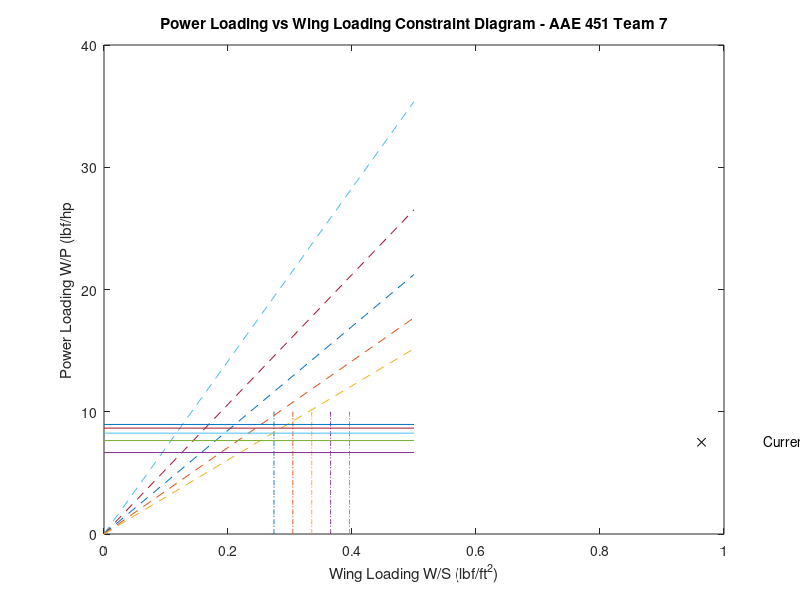

Write the MATLAB code that produced this figure. (Note: this script raises an error after producing the figure.)
% AAE 451 Team 7
% Written by Cooper LeComp and John Papas Dennerline on 2022 09 09

figure(1);

MIN_X = 0;
MAX_X = .5;
MAX_Y = 10;

v_stall = 4; % m/s (<15ft/s)
p = 1.225; % kg/m^3
cl_max = [0.9, 1, 1.1, 1.2, 1.3]; % CL max value estimate

v_cruise = 15; % m/s
max_power = 100; % W
np = 0.75; % power
cd0 = [0.015, 0.02, 0.025, 0.03, 0.035];

gamma = deg2rad(27.5);
l_d_max = [4, 6, 8, 10, 12];

g = 32.17405;

x_cd = MIN_X:0.1:MAX_X;
y_cd_a = x_cd .* ((max_power * np) / (.5 * p * 1.1 * v_cruise^3 * cd0(1))) * g;
y_cd_b = x_cd .* ((max_power * np) / (.5 * p * 1.1 * v_cruise^3 * cd0(2))) * g;
y_cd_c = x_cd .* ((max_power * np) / (.5 * p * 1.1 * v_cruise^3 * cd0(3))) * g;
y_cd_d = x_cd .* ((max_power * np) / (.5 * p * 1.1 * v_cruise^3 * cd0(4))) * g;
y_cd_e = x_cd .* ((max_power * np) / (.5 * p * 1.1 * v_cruise^3 * cd0(5))) * g;

y_ld_a = x_cd .* 0 + ((max_power * np) / (v_cruise * (1 / (0.866 * l_d_max(1)) + sin(gamma))));
y_ld_b = x_cd .* 0 + ((max_power * np) / (v_cruise * (1 / (0.866 * l_d_max(2)) + sin(gamma))));
y_ld_c = x_cd .* 0 + ((max_power * np) / (v_cruise * (1 / (0.866 * l_d_max(3)) + sin(gamma))));
y_ld_d = x_cd .* 0 + ((max_power * np) / (v_cruise * (1 / (0.866 * l_d_max(4)) + sin(gamma))));
y_ld_e = x_cd .* 0 + ((max_power * np) / (v_cruise * (1 / (0.866 * l_d_max(5)) + sin(gamma))));

y_cl = 0:0.1:MAX_Y;
x_cl_a = y_cl .* 0 + (.5 * p * v_stall^2 * cl_max(1)) / g;
x_cl_b = y_cl .* 0 + (.5 * p * v_stall^2 * cl_max(2)) / g;
x_cl_c = y_cl .* 0 + (.5 * p * v_stall^2 * cl_max(3)) / g;
x_cl_d = y_cl .* 0 + (.5 * p * v_stall^2 * cl_max(4)) / g;
x_cl_e = y_cl .* 0 + (.5 * p * v_stall^2 * cl_max(5)) / g;

plot( ...
    x_cl_a, y_cl,'-.', ...
    x_cl_b, y_cl,'-.', ...
    x_cl_c, y_cl,'-.', ...
    x_cl_d, y_cl,'-.', ...
    x_cl_e, y_cl,'-.', ...
    x_cd, y_cd_a, '--', ...
    x_cd, y_cd_b, '--', ...
    x_cd, y_cd_c, '--', ...
    x_cd, y_cd_d, '--', ...
    x_cd, y_cd_e, '--', ...
    x_cd, y_ld_a, '-', ...
    x_cd, y_ld_b, '-', ...
    x_cd, y_ld_c, '-', ...
    x_cd, y_ld_d, '-', ...
    x_cd, y_ld_e, '-');

    hold on
    weight = 8.031; % lbf
    wing_area = 8.33333; %ft^2
    motor_power = 1.07; %hp
    wing_load = weight/wing_area;
    power_load = weight/motor_power;
    plot(wing_load,power_load,'kx')
    hold on
    text(wing_load+0.1,power_load,'Current Design')

xlabel('Wing Loading W/S (lbf/ft^2)');
ylabel('Power Loading W/P (lbf/hp');
title('Power Loading vs Wing Loading Constraint Diagram - AAE 451 Team 7');
labelset = "C_{L max} = " + cl_max;
labelset2 = "C_{D0} = " + cd0;
labelset3 = "L/D = " + l_d_max;
legend([labelset, labelset2, labelset3]);
grid on;
axis([MIN_X MAX_X 0 MAX_Y]);



